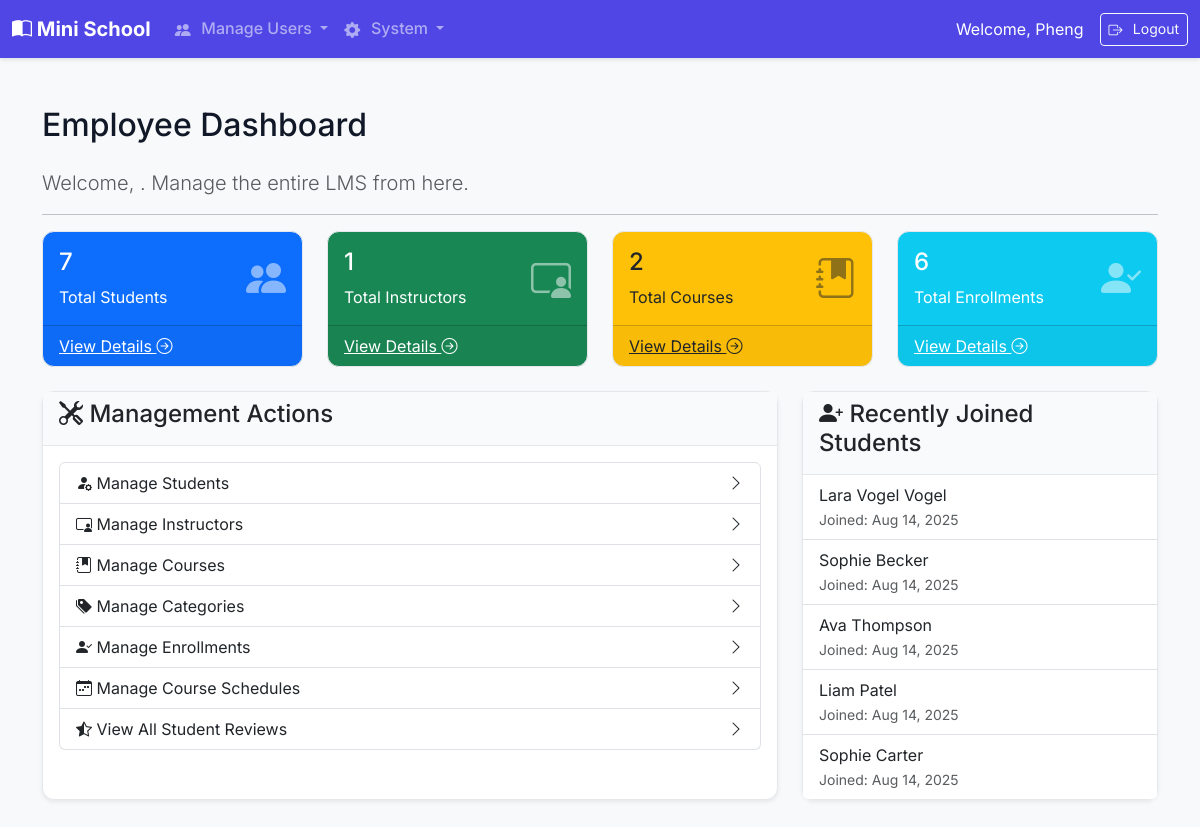
/employee/dashboard/ (signed in), run on the app's committed database.
### core/models.py (models this page shows, shortened)
class User(AbstractUser):
    class Role(models.TextChoices):
        EMPLOYEE = "EMPLOYEE", "Employee"
        INSTRUCTOR = "INSTRUCTOR", "Instructor"
        STUDENT = "STUDENT", "Student"
    role = models.CharField(max_length=50, choices=Role.choices)
    student_id = models.CharField(
        max_length=20,
        unique=True,
        blank=True,
        null=True,
        help_text="Required only for students."
    )
    date_of_birth = models.DateField(
        blank=True,
        null=True
    )

### core/views.py (the view)
# urls.py: path('employee/dashboard/', views.employee_dashboard, name='employee_dashboard'),
@employee_required
def employee_dashboard(request):
    student_count = User.objects.filter(role='STUDENT').count()
    instructor_count = User.objects.filter(role='INSTRUCTOR').count()
    course_count = Course.objects.count()
    enrollment_count = Enrollment.objects.count()
    recent_students = User.objects.filter(role='STUDENT').order_by('-date_joined')[:5]
    context = {
        'student_count': student_count,
        'instructor_count': instructor_count,
        'course_count': course_count,
        'enrollment_count': enrollment_count,
        'recent_students': recent_students,
    }
    return render(request, 'employee/dashboard.html', context)

### templates/employee/dashboard.html (shortened to what this page needs)
{% extends 'base.html' %}
{% block content %}
<div class="d-flex justify-content-between align-items-center mb-3">
    <h1 class="h2">Employee Dashboard</h1>
</div>
<p class="lead text-muted">Welcome, {{ user.first_name }}. Manage the entire LMS from here.</p>
<hr>
<div class="row g-4 mb-4">
    <div class="col-md-6 col-xl-3">
        <div class="card bg-primary text-white h-100">
            <div class="card-body d-flex align-items-center">
                <div class="flex-grow-1">
                    <h4 class="card-title">{{ student_count }}</h4>
                    <p class="card-text mb-0">Total Students</p>
                </div>
                <div class="fs-1 opacity-50">
                    <i class="bi bi-people-fill"></i>
                </div>
            </div>
            <a href="{% url 'user_list' 'STUDENT' %}" class="card-footer text-white stretched-link">
                View Details <i class="bi bi-arrow-right-circle"></i>
            </a>
        </div>
    </div>
    <div class="col-md-6 col-xl-3">
        <div class="card bg-success text-white h-100">
            <div class="card-body d-flex align-items-center">
                <div class="flex-grow-1">
                    <h4 class="card-title">{{ instructor_count }}</h4>
                    <p class="card-text mb-0">Total Instructors</p>
                </div>
                <div class="fs-1 opacity-50">
                    <i class="bi bi-person-video3"></i>
                </div>
            </div>
            <a href="{% url 'user_list' 'INSTRUCTOR' %}" class="card-footer text-white stretched-link">
                View Details <i class="bi bi-arrow-right-circle"></i>
            </a>
        </div>
    </div>
    <div class="col-md-6 col-xl-3">
        <div class="card bg-warning text-dark h-100">
            <div class="card-body d-flex align-items-center">
                <div class="flex-grow-1">
                    <h4 class="card-title">{{ course_count }}</h4>
                    <p class="card-text mb-0">Total Courses</p>
                </div>
                <div class="fs-1 opacity-50">
                    <i class="bi bi-journal-bookmark-fill"></i>
                </div>
            </div>
            <a href="{% url 'course_list_create' %}" class="card-footer text-dark stretched-link">
                View Details <i class="bi bi-arrow-right-circle"></i>
            </a>
        </div>
    </div>
    <div class="col-md-6 col-xl-3">
        <div class="card bg-info text-white h-100">
            <div class="card-body d-flex align-items-center">
                <div class="flex-grow-1">
                    <h4 class="card-title">{{ enrollment_count }}</h4>
                    <p class="card-text mb-0">Total Enrollments</p>
                </div>
                <div class="fs-1 opacity-50">
                    <i class="bi bi-person-check-fill"></i>
                </div>
            </div>
            <a href="{% url 'manage_enrollments' %}" class="card-footer text-white stretched-link">
                View Details <i class="bi bi-arrow-right-circle"></i>
            </a>
        </div>
    </div>
</div>
<div class="row g-4">
    <div class="col-lg-8">
        <div class="card shadow-sm h-100">
            <div class="card-header">
                <h4><i class="bi bi-tools"></i> Management Actions</h4>
            </div>
            <div class="card-body">
                <div class="list-group">
                    <a href="{% url 'user_list' 'STUDENT' %}" class="list-group-item list-group-item-action d-flex justify-content-between align-items-center">
                        <div><i class="bi bi-person-fill-gear"></i> Manage Students</div>
                        <i class="bi bi-chevron-right"></i>
                    </a>
                    <a href="{% url 'user_list' 'INSTRUCTOR' %}" class="list-group-item list-group-item-action d-flex justify-content-between align-items-center">
                        <div><i class="bi bi-person-video3"></i> Manage Instructors</div>
                        <i class="bi bi-chevron-right"></i>
                    </a>
                    <a href="{% url 'course_list_create' %}" class="list-group-item list-group-item-action d-flex justify-content-between align-items-center">
                        <div><i class="bi bi-journal-bookmark-fill"></i> Manage Courses</div>
                        <i class="bi bi-chevron-right"></i>
                    </a>
                     <a href="{% url 'category_list_create' %}" class="list-group-item list-group-item-action d-flex justify-content-between align-items-center">
                        <div><i class="bi bi-tags-fill"></i> Manage Categories</div>
                        <i class="bi bi-chevron-right"></i>
                    </a>
                    <a href="{% url 'manage_enrollments' %}" class="list-group-item list-group-item-action d-flex justify-content-between align-items-center">
                        <div><i class="bi bi-person-check-fill"></i> Manage Enrollments</div>
                        <i class="bi bi-chevron-right"></i>
                    </a>
                    <a href="{% url 'manage_schedules' %}" class="list-group-item list-group-item-action d-flex justify-content-between align-items-center">
                        <div><i class="bi bi-calendar-week"></i> Manage Course Schedules</div>
                        <i class="bi bi-chevron-right"></i>
                    </a>
                    <a href="{% url 'view_reviews' %}" class="list-group-item list-group-item-action d-flex justify-content-between align-items-center">
                        <div><i class="bi bi-star-half"></i> View All Student Reviews</div>
                        <i class="bi bi-chevron-right"></i>
                    </a>
                </div>
            </div>
        </div>
    </div>
    <div class="col-lg-4">
        <div class="card shadow-sm h-100">
            <div class="card-header">
                <h4><i class="bi bi-person-plus-fill"></i> Recently Joined Students</h4>
            </div>
            <ul class="list-group list-group-flush">
                {% for student in recent_students %}
                    <li class="list-group-item">
                        <div>{{ student.get_full_name|default:student.username }}</div>
                        <small class="text-muted">Joined: {{ student.date_joined|date:"M d, Y" }}</small>
                    </li>
                {% empty %}
                    <li class="list-group-item text-muted">No recent student activity.</li>
                {% endfor %}
            </ul>
        </div>
    </div>
</div>
{% endblock %}

### templates/base.html (shortened to what this page needs)
{% load static %}
<!doctype html>
<html lang="en">
<head>
    <link href="https://cdn.jsdelivr.net/npm/bootstrap@5.3.2/dist/css/bootstrap.min.css" rel="stylesheet">
    <link rel="stylesheet" href="{% static 'css/custom.css' %}">
</head>
<body>
<nav class="navbar navbar-expand-lg navbar-dark bg-dark">
    <div class="container-fluid">
        <a class="navbar-brand" href="{% if user.is_authenticated %}{% url 'dashboard' %}{% else %}{% url 'login' %}{% endif %}">
            <i class="bi bi-book-half"></i> Mini School
        </a>
        <div class="collapse navbar-collapse" id="navbarNav">
            <ul class="navbar-nav me-auto mb-2 mb-lg-0">
                {% if user.is_authenticated %}
                    {% if user.role == 'EMPLOYEE' %}
                        <li class="nav-item dropdown">
                            <a class="nav-link dropdown-toggle" href="#" role="button" data-bs-toggle="dropdown" aria-expanded="false">
                                <i class="bi bi-people-fill"></i> Manage Users
                            </a>
                        </li>
                        <li class="nav-item dropdown">
                            <a class="nav-link dropdown-toggle" href="#" role="button" data-bs-toggle="dropdown" aria-expanded="false">
                                <i class="bi bi-gear-fill"></i> System
                            </a>
                        </li>
                    {% endif %}
                {% endif %}
            </ul>
            <div class="d-flex align-items-center">
                {% if user.is_authenticated %}
                    <span class="navbar-text text-white me-3">
                        Welcome, {{ user.username }}
                    </span>
                    <form method="post" action="{% url 'logout' %}">
                        <button type="submit" class="btn btn-outline-light btn-sm"><i class="bi bi-box-arrow-right"></i> Logout</button>
                    </form>
                {% else %}
                     <a href="{% url 'login' %}" class="btn btn-outline-light"><i class="bi bi-box-arrow-in-right"></i> Login</a>
                {% endif %}
            </div>
        </div>
    </div>
</nav>
<main class="container my-5">
    {% block content %}
    {% endblock %}
</main>
</body>
</html>

### static/css/custom.css (style rules this page uses)
:root { --primary-color: #4f46e5; --secondary-color: #6b7280; --background-color: #f8f9fa; --surface-color: #ffffff; --text-color: #111827; --border-color: #e5e7eb; }
body { font-family: 'Inter', sans-serif; background-color: var(--background-color); color: var(--text-color); }
.navbar.bg-dark { background-color: var(--primary-color) !important; box-shadow: 0 2px 4px rgba(0,0,0,0.1); }
.navbar-brand { font-weight: 700; font-size: 1.25rem; }
.nav-link { font-weight: 500; }
.card { border: 1px solid var(--border-color); border-radius: 0.75rem; background-color: var(--surface-color); }
.card-header { background-color: #f9fafb; border-bottom: 1px solid var(--border-color); font-weight: 600; }
.btn i, .nav-link i, .dropdown-item i { margin-right: 0.4rem; vertical-align: -2px; }

### data on the page
User: username "Pheng"
User: get_full_name "Lara Vogel Vogel", date_joined "Aug 14, 2025"
User: get_full_name "Sophie Becker", date_joined "Aug 14, 2025"
User: get_full_name "Ava Thompson", date_joined "Aug 14, 2025"
User: get_full_name "Liam Patel", date_joined "Aug 14, 2025"
User: get_full_name "Sophie Carter", date_joined "Aug 14, 2025"

### other printed values
{{ student_count }} "7"
{{ instructor_count }} "1"
{{ course_count }} "2"
{{ enrollment_count }} "6"
